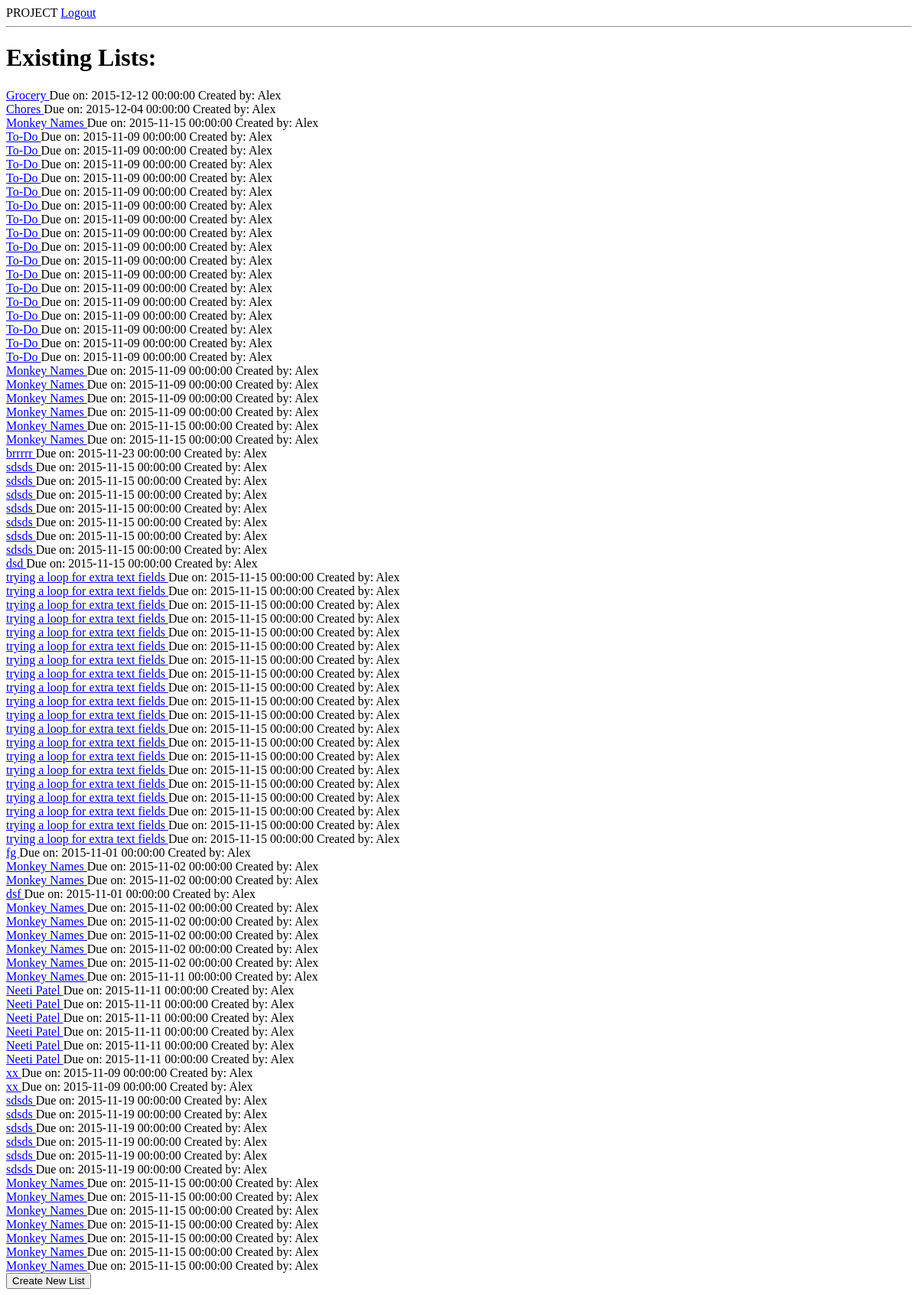
The page /existing_lists (signed in) on the database as committed earlier.
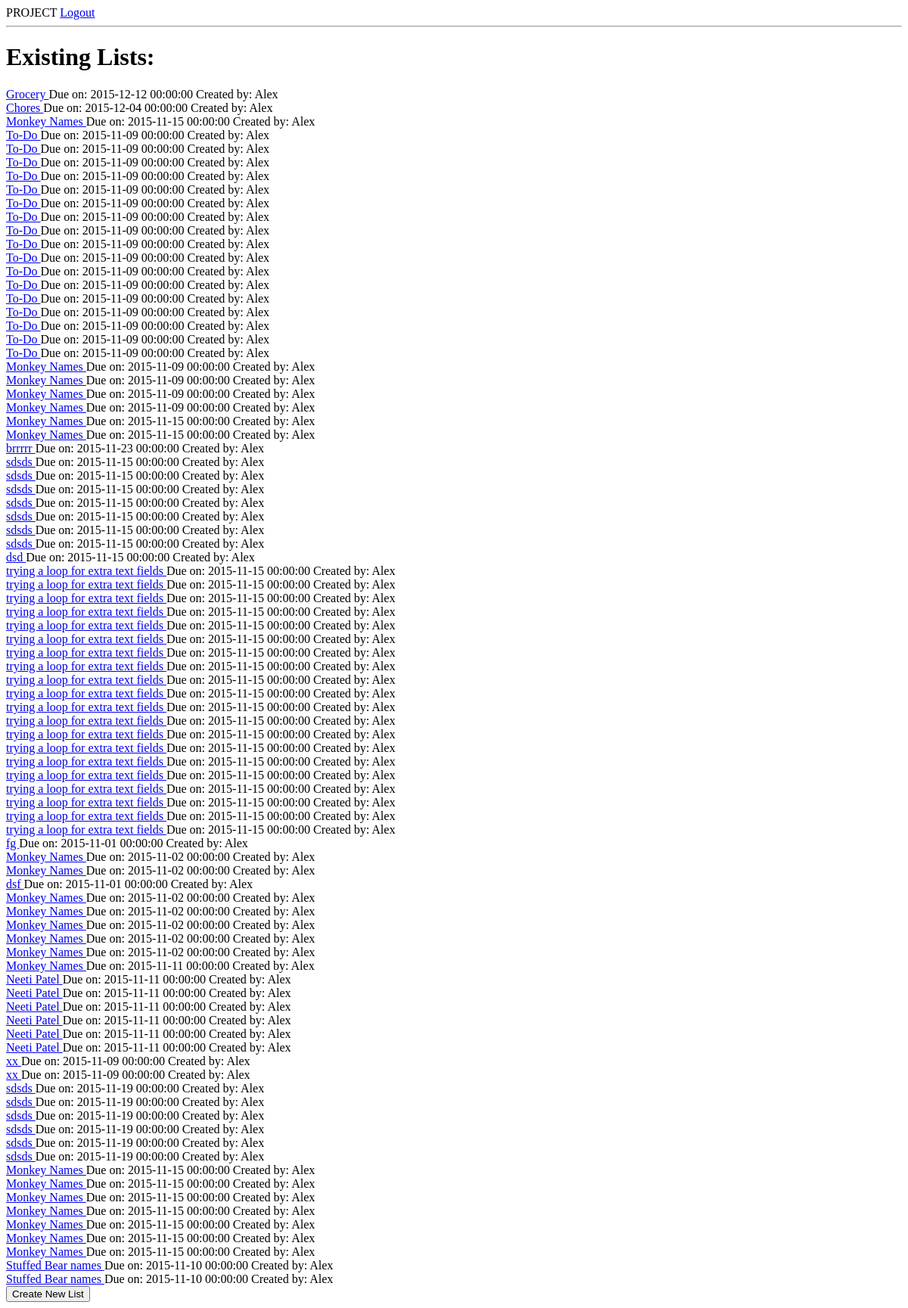
The same page on the database as committed later.
### model.py (models this page shows, shortened)
class Group(db.Model):
    __tablename__ = "groups"
    group_id = db.Column(db.Integer, autoincrement=True, primary_key=True)
    user_id = db.Column(db.Integer,db.ForeignKey('users.user_id'))
    list_id = db.Column(db.Integer,db.ForeignKey('lists.list_id'))
    permission = db.Column(db.Boolean, nullable = False, default = True)
    user = db.relationship("User",
                           backref=db.backref("groups"))
    checklist = db.relationship("List",
                            backref=db.backref("groups"))

class List(db.Model):
    __tablename__ = "lists"
    list_id = db.Column(db.Integer, autoincrement=True, primary_key=True)
    name = db.Column(db.String(20), nullable=False)
    list_type = db.Column(db.String(20))
    due_date_list = db.Column(db.DateTime, nullable=True)
    list_location_name = db.Column(db.String(50), nullable=True)
    list_location_address = db.Column(db.String(100), nullable=True)
    created_by = db.Column(db.String(50), nullable = False)

### server.py (the view)
@app.route('/existing_lists')
def existing_lists():
    user_id = session["user_id"]
    user_list_groups = Group.query.filter_by(user_id=user_id).all()
    return render_template("existing_lists.html", user_list_groups=user_list_groups)

### templates/existing_lists.html
{% extends 'base.html' %}
{% block content %}
    <div id="existing_lists">
        <h1 id="existing-lists-title">Existing Lists:</h1>
        {% for group in user_list_groups %}
            <a href="/lists/{{ group.checklist.list_id }}">
            {{ group.checklist.name }}
            </a> Due on: {{ group.checklist.due_date_list}} Created by: {{ group.checklist.created_by }}<br>
        {% endfor %}
    </div>
    <form action="/new_list_base" method="GET">
        <input type="submit" value="Create New List">
    </form>
{% endblock %}

Rows that differ between the two databases and show on the page:
added Group: checklist.name "Stuffed Bear names", checklist.due_date_list "2015-11-10 00:00:00", checklist.created_by "Alex"
added Group: checklist.name "Stuffed Bear names", checklist.due_date_list "2015-11-10 00:00:00", checklist.created_by "Alex"
